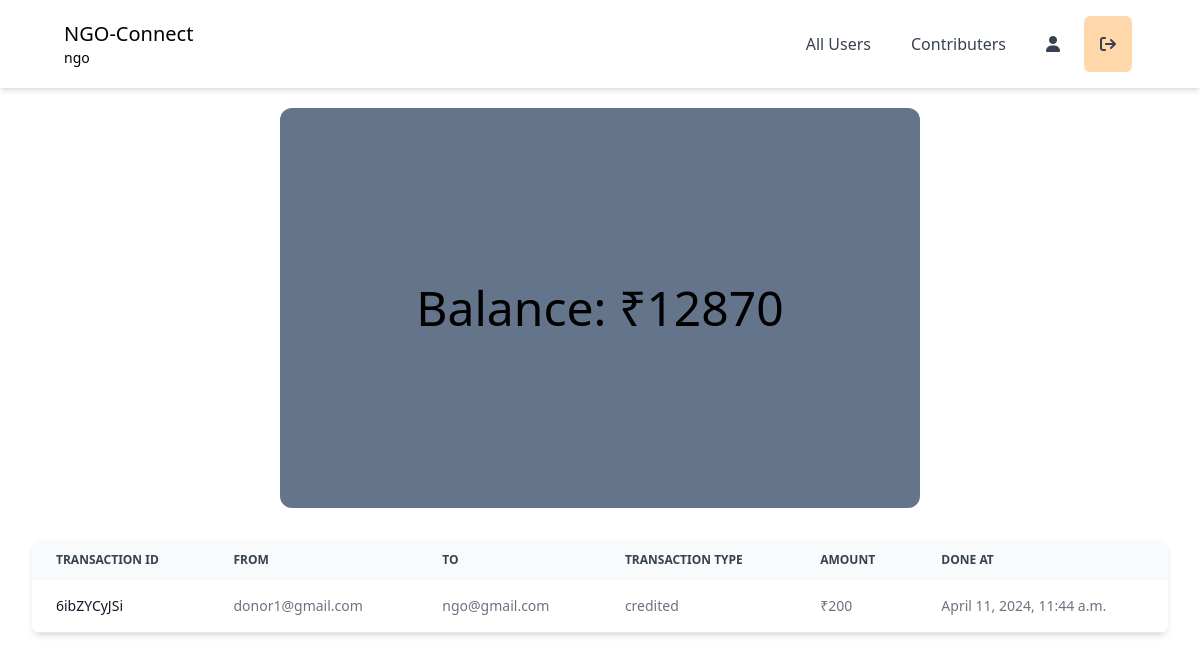
Page /ngo/ngo_balance_sheet (signed in) on the earlier database version.
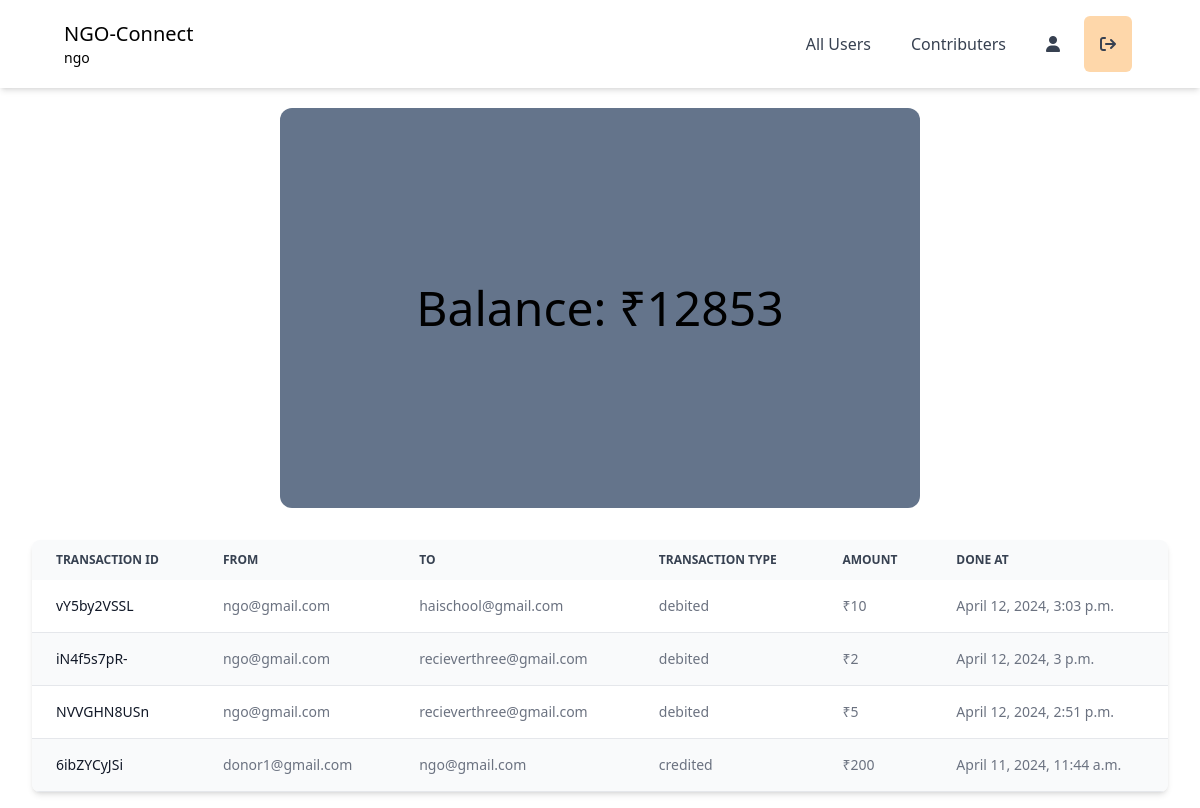
Same page on the later database version.
### ngo/models.py (models this page shows)
class NgoBank(models.Model):
    user = models.OneToOneField(User, on_delete=models.CASCADE)
    current_balance = models.IntegerField(null=True)

class NgoBankTransactions(models.Model):
    from_user = models.ForeignKey(User, on_delete=models.CASCADE, related_name='sent', null=True)
    to_user = models.ForeignKey(User, on_delete=models.CASCADE, related_name='received', null=True)
    amount = models.IntegerField(null=True)
    transaction_id = models.CharField(max_length=10, null=True)
    transaction_type = models.CharField(max_length=8, choices=(('credited', 'credited'), ('debited', 'debited')), null=True)
    done_at = models.DateTimeField(auto_now=True,blank=True, null=True)

### ngo/views.py (the view)
# urls.py: path('ngo_balance_sheet', views.ngo_balance_sheet, name="ngo_balance_sheet"),
def ngo_balance_sheet(request):
    profile=request.user
    try:
        bank = NgoBank.objects.get(user=request.user)
    except NgoBank.DoesNotExist:
        bank = NgoBank(user=request.user)
    transactions = NgoBankTransactions.objects.filter(
        Q(from_user=request.user) | Q(to_user=request.user)
    ).order_by('-done_at')
    context = {
        'user': profile,
        'bank': bank,
        'transactions': transactions,
    }
    return render(request, 'ngo_balance_sheet.html', context)

### ngo/templates/ngo_balance_sheet.html (shortened to what this page needs)
<!DOCTYPE html>
<html lang="en">
<head>
    <script src="https://cdn.tailwindcss.com"></script>
    <link rel="stylesheet" href="https://cdnjs.cloudflare.com/ajax/libs/font-awesome/6.1.1/css/all.min.css" />
</head>
<body>
    <header
    class="lg:px-16 px-4 bg-white flex flex-wrap items-center py-4 shadow-md"
>
    <div class="flex-1 flex justify-between items-center">
      <a href="#" class="text-xl">NGO-Connect <p class="text-sm">{{ user.first_name }}</p></a>
    </div>
    <div class="hidden lg:flex lg:items-center lg:w-auto w-full" id="menu">
        <nav>
            <ul class="lg:flex items-center justify-between text-base text-gray-700 pt-4 lg:pt-0">
                <li><a class="lg:p-4 py-3 rounded-md px-0 mx-1 block hover:bg-blue-300" href="/ngo/ngo_all_users">All Users</a></li>
                <li><a class="lg:p-4 py-3 rounded-md px-0 mx-1 block hover:bg-blue-300" href="/ngo/ngo_donor_users">Contributers</a></li>
                <li><a class="lg:p-4 py-3 rounded-md px-0 mx-1 block hover:bg-blue-300" href="/ngo/ngo_profile_page"><i class="fa fa-user" aria-hidden="true"></i></a></li>
                <li><a class="lg:p-4 py-3 rounded-md bg-orange-200 px-0 mx-1 block hover:bg-red-500" href="/logout"><i class="fa fa-sign-out" aria-hidden="true"></i></a></li>
            </ul>
        </nav>
    </div>
</header>
<section class="m-1 flex justify-center items-center" id="balance">
    <div class="flex justify-center items-center text-center h-full w-full my-4 py-4 bg-slate-500 rounded-xl" style="height: 50vh; width: 80vh;">
        <h1 class="text-5xl">Balance: ₹{{bank.current_balance}}</h1>
    </div>
</section>
<section id="transactions" class="m-4 px-4">
    {% if transactions %}
    <div class="relative overflow-x-auto shadow-md sm:rounded-lg">
        <table class="w-full text-sm text-left rtl:text-right text-gray-500 dark:text-gray-400">
            <thead class="text-xs text-gray-700 uppercase bg-gray-50 dark:bg-gray-700 dark:text-gray-400">
                <tr>
                    <th scope="col" class="px-6 py-3">
                        Transaction Id
                    </th>
                    <th scope="col" class="px-6 py-3">
                        From
                    </th>
                    <th scope="col" class="px-6 py-3">
                        To
                    </th>
                    <th scope="col" class="px-6 py-3">
                        Transaction Type
                    </th>
                    <th scope="col" class="px-6 py-3">
                        Amount
                    </th>
                    <th scope="col" class="px-6 py-3">
                        Done At
                    </th>
                </tr>
            </thead>
            <tbody>
                {% for i in transactions %}
                <tr class="odd:bg-white odd:dark:bg-gray-900 even:bg-gray-50 even:dark:bg-gray-800 border-b dark:border-gray-700">
                    <th scope="row" class="px-6 py-4 font-medium text-gray-900 whitespace-nowrap dark:text-white">
                        {{ i.transaction_id }}
                    </th>
                    <td class="px-6 py-4">
                        {{ i.from_user }}
                    </td>
                    <td class="px-6 py-4">
                        {{ i.to_user }}
                    </td>
                    <td class="px-6 py-4">
                        {{ i.transaction_type }}
                    </td>
                    <td class="px-6 py-4">
                        ₹{{ i.amount }}
                    </td>
                    <td class="px-6 py-4">
                        {{ i.done_at }}
                    </td>
                </tr>
                {% endfor %}
            </tbody>
        </table>
    </div>
    {% endif %}
</section>
</body>
</html>

Differences in the rows shown:
changed NgoBank: current_balance "12870" → "12853"
added NgoBankTransactions: transaction_id "vY5by2VSSL", from_user "ngo@gmail.com", to_user "haischool@gmail.com", transaction_type "debited", amount "10", done_at "April 12, 2024, 3:03 p.m."
added NgoBankTransactions: transaction_id "iN4f5s7pR-", from_user "ngo@gmail.com", to_user "recieverthree@gmail.com", transaction_type "debited", amount "2", done_at "April 12, 2024, 3 p.m."
added NgoBankTransactions: transaction_id "NVVGHN8USn", from_user "ngo@gmail.com", to_user "recieverthree@gmail.com", transaction_type "debited", amount "5", done_at "April 12, 2024, 2:51 p.m."
